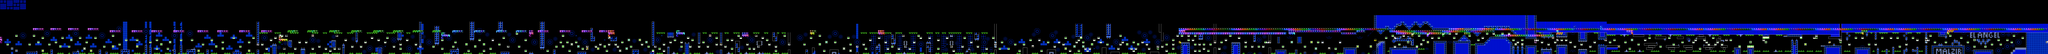

This game map was drawn from its Tiled (.tmx) file and the tilesets committed beside it. A one-line description and the trimmed map source follow:
An orthogonal 933x25 tile map with 16x16 px tiles, 2 tile layers (SP, ...), 2 tilesets, 2 image layers.

<map version="1.10" tiledversion="1.11.2" orientation="orthogonal" renderorder="right-down" width="933" height="25" tilewidth="16" tileheight="16" infinite="0" nextlayerid="5" nextobjectid="1">
 <editorsettings>
  <chunksize width="16" height="27" />
  <export target="../LEVELS/LEVEL DATA/lvlset_B/danceofviolins.csv" format="csv" />
 </editorsettings>
 <tileset firstgid="1" name="famidash" tilewidth="16" tileheight="16" tilecount="256" columns="16">
  <image source="../../../GRAPHICS/famidash.bmp" width="256" height="256" />
 </tileset>
 <tileset firstgid="257" name="sprites" tilewidth="16" tileheight="16" tilecount="256" columns="16">
  <image source="../../../GRAPHICS/sprites.png" width="256" height="256" />
 </tileset>
 <imagelayer id="3" name="Image Layer 1" parallaxx="0.9" parallaxy="0.9" repeatx="1" repeaty="1">
  <image source="../../../GRAPHICS/Old/parallax Blue.bmp" width="144" height="72" />
 </imagelayer>
 <imagelayer id="4" name="Image Layer 2" offsetx="0" offsety="400" repeatx="1">
  <image source="../../../GRAPHICS/ground.bmp" width="64" height="128" />
 </imagelayer>
 <layer id="1" width="933" height="25">
  <data>[23325 cells, 23325 non-empty, 119 distinct tile ids]</data>
 </layer>
 <layer id="2" name="SP" width="933" height="25">
  <data>[23325 cells, 1204 non-empty, 104 distinct tile ids]</data>
 </layer>
</map>
